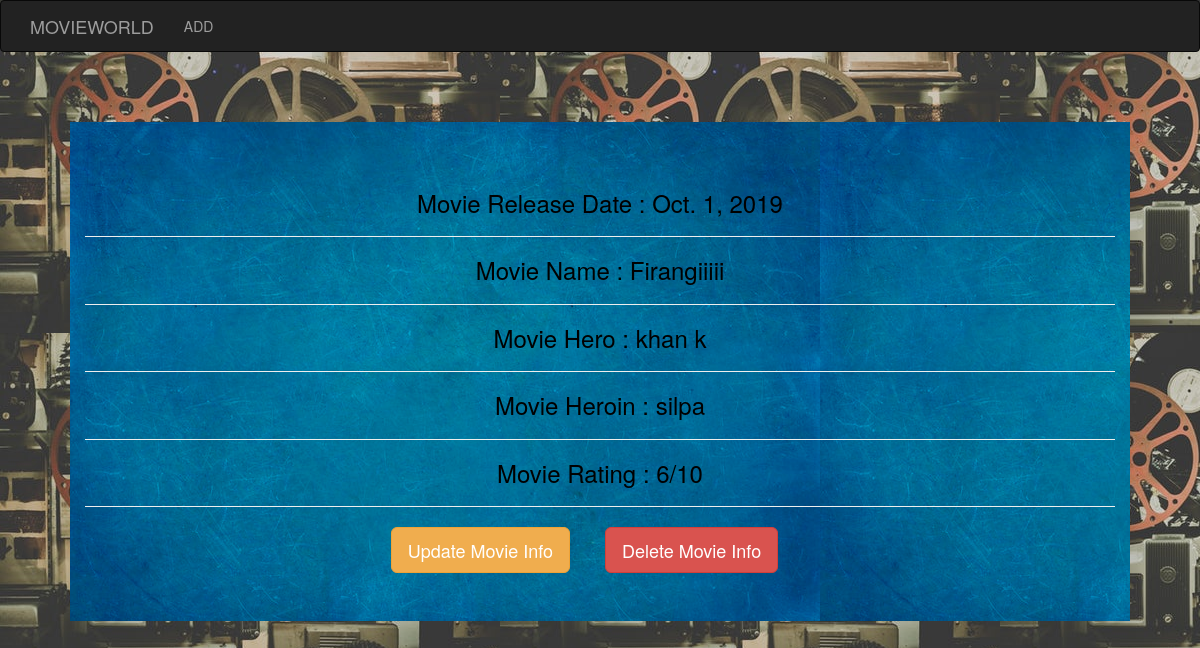
/4, run on the app's committed database.
### testapp/models.py (models this page shows, shortened)
class Movie(models.Model):
    rdate = models.DateField()
    movien = models.CharField(max_length=255)
    hero = models.CharField(max_length=255)
    heroin = models.CharField(max_length=255)
    rating = models.IntegerField(default=1,
        validators=[MaxValueValidator(10), MinValueValidator(1)])

### testapp/views.py (the view)
# urls.py: path('<int:pk>', views.CompanyDetailView.as_view(),name='detail'),
class CompanyDetailView(DetailView):
    model = Movie

### template/testapp/movie_detail.html
<!DOCTYPE html>
{% extends 'testapp/base.html'%}
   {%block body_block%}
   <div class="jumbotron" align="center">
      <div class="container">
        <h3>Movie Release Date      : {{movie.rdate}} </h3><hr>
        <h3>Movie Name              : {{movie.movien}} </h3><hr>
        <h3>Movie Hero              : {{movie.hero}} </h3><hr>
        <h3>Movie Heroin            : {{movie.heroin}}</h3><hr>
        <h3>Movie Rating            : {{movie.rating}}/10 </h3><hr>
        <a href="/update/{{movie.id}}" class='btn btn-lg btn-warning '>Update Movie Info</a>&nbsp&nbsp&nbsp&nbsp&nbsp&nbsp&nbsp&nbsp
        <a href="/delete/{{movie.id}}" class='btn btn-lg btn-danger '>Delete Movie Info</a>&nbsp&nbsp&nbsp&nbsp&nbsp&nbsp&nbsp&nbsp
      </div>
   {% endblock%}

### static/css/info.css (style rules this page uses)
.jumbotron { color: Black; background-image: url("../image/b_b.jpg"); margin-top: 70px; margin-left: 70px; margin-right: 70px; }

### data on the page
Movie: rdate "Oct. 1, 2019", movien "Firangiiiii", hero "khan k", heroin "silpa", rating "6"
